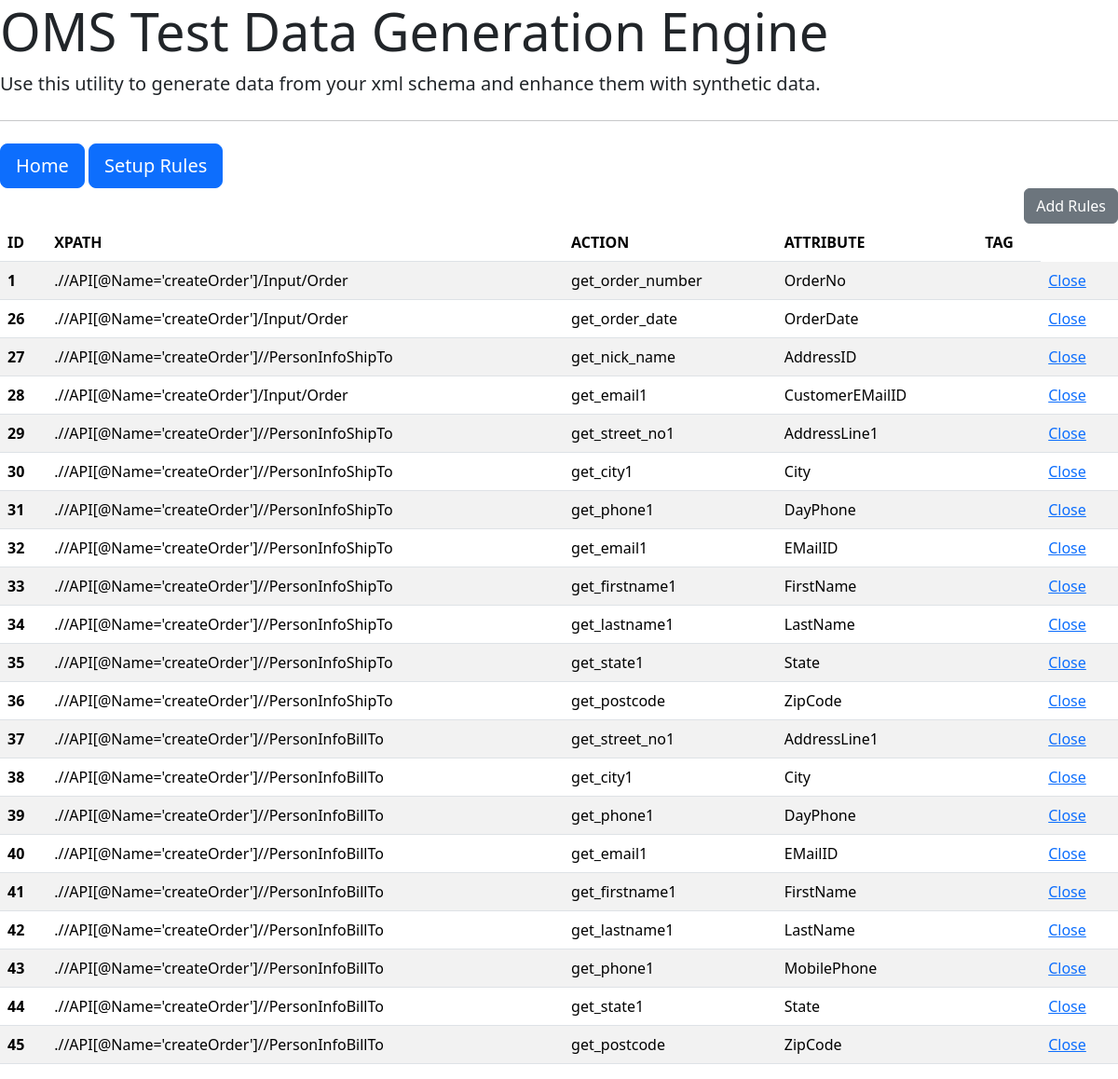
Before: /rules with the older database file.
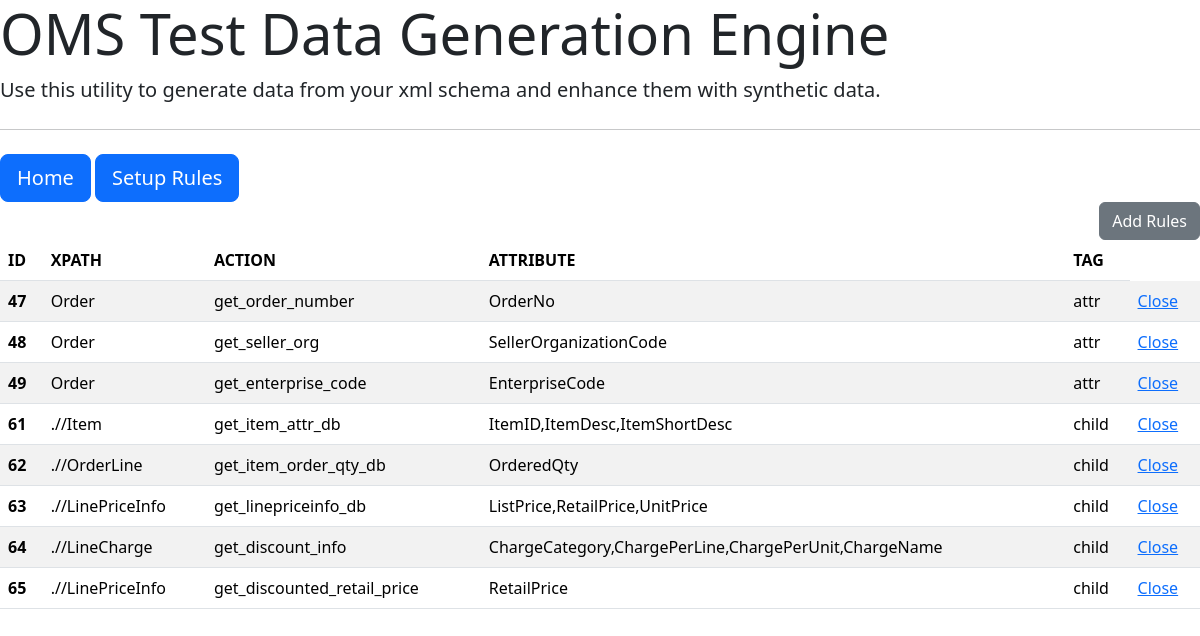
After: the same page with the newer database file.
### tables this page shows
CREATE TABLE rules_table 
(id INTEGER PRIMARY KEY AUTOINCREMENT,
xpath TEXT,
action TEXT,
attribute TEXT,
tag TEXT
);

### app.py (the view)
@app.route("/rules", methods=["GET", "POST"])
def rules():
    rules_data = query_db()
    return render_template("rules.html", rules_data=rules_data)

### app.py (called while the page is built)
def query_db():
    connie = sqlite3.connect(db_locale)
    c = connie.cursor()
    c.execute("""
    SELECT * FROM rules_table
    """)
    r_data = c.fetchall()
    return r_data

### templates/rules.html (shortened to what this page needs)
{% extends "base.html" %}
{% block content %}
<div class="d-grid gap-2 d-md-flex justify-content-md-end">
     <a class="btn btn-secondary" href="{{url_for('add_rules')}}" role="button">Add Rules</a>
</div>
<table class="table table-striped">
    <thead>
    <tr>
        <th scope="col">ID</th>
        <th scope="col">XPATH</th>
        <th scope="col">ACTION</th>
        <th scope="col">ATTRIBUTE</th>
        <th scope="col">TAG</th>
    </tr>
    </thead>
    <tbody>
    {% for r in rules_data %}
    <tr>
        <th scope="row">{{ r[0] }}</th>
        <td>{{ r[1] }}</td>
        <td>{{ r[2] }}</td>
        <td>{{ r[3] }}</td>
        <td>{{ r[4] }}</td>
        <td><a href="#" onclick="confirmDelete({{ r[0] }})">Close</a>
    </tr>
    {% endfor %}
    </tbody>
</table>
{% endblock %}

Changed rows visible on the page:
removed rules_table: id "1", xpath ".//API[@Name='createOrder']/Input/Order", action "get_order_number", attribute "OrderNo"
removed rules_table: id "26", xpath ".//API[@Name='createOrder']/Input/Order", action "get_order_date", attribute "OrderDate"
removed rules_table: id "27", xpath ".//API[@Name='createOrder']//PersonInfoShipTo", action "get_nick_name", attribute "AddressID"
removed rules_table: id "28", xpath ".//API[@Name='createOrder']/Input/Order", action "get_email1", attribute "CustomerEMailID"
removed rules_table: id "29", xpath ".//API[@Name='createOrder']//PersonInfoShipTo", action "get_street_no1", attribute "AddressLine1"
removed rules_table: id "30", xpath ".//API[@Name='createOrder']//PersonInfoShipTo", action "get_city1", attribute "City"
removed rules_table: id "31", xpath ".//API[@Name='createOrder']//PersonInfoShipTo", action "get_phone1", attribute "DayPhone"
removed rules_table: id "32", xpath ".//API[@Name='createOrder']//PersonInfoShipTo", action "get_email1", attribute "EMailID"
removed rules_table: id "33", xpath ".//API[@Name='createOrder']//PersonInfoShipTo", action "get_firstname1", attribute "FirstName"
removed rules_table: id "34", xpath ".//API[@Name='createOrder']//PersonInfoShipTo", action "get_lastname1", attribute "LastName"
removed rules_table: id "35", xpath ".//API[@Name='createOrder']//PersonInfoShipTo", action "get_state1", attribute "State"
removed rules_table: id "36", xpath ".//API[@Name='createOrder']//PersonInfoShipTo", action "get_postcode", attribute "ZipCode"
removed rules_table: id "37", xpath ".//API[@Name='createOrder']//PersonInfoBillTo", action "get_street_no1", attribute "AddressLine1"
removed rules_table: id "38", xpath ".//API[@Name='createOrder']//PersonInfoBillTo", action "get_city1", attribute "City"
removed rules_table: id "39", xpath ".//API[@Name='createOrder']//PersonInfoBillTo", action "get_phone1", attribute "DayPhone"
removed rules_table: id "40", xpath ".//API[@Name='createOrder']//PersonInfoBillTo", action "get_email1", attribute "EMailID"
removed rules_table: id "41", xpath ".//API[@Name='createOrder']//PersonInfoBillTo", action "get_firstname1", attribute "FirstName"
removed rules_table: id "42", xpath ".//API[@Name='createOrder']//PersonInfoBillTo", action "get_lastname1", attribute "LastName"
removed rules_table: id "43", xpath ".//API[@Name='createOrder']//PersonInfoBillTo", action "get_phone1", attribute "MobilePhone"
removed rules_table: id "44", xpath ".//API[@Name='createOrder']//PersonInfoBillTo", action "get_state1", attribute "State"
removed rules_table: id "45", xpath ".//API[@Name='createOrder']//PersonInfoBillTo", action "get_postcode", attribute "ZipCode"
added rules_table: id "47", xpath "Order", action "get_order_number", attribute "OrderNo", tag "attr"
added rules_table: id "48", xpath "Order", action "get_seller_org", attribute "SellerOrganizationCode", tag "attr"
added rules_table: id "49", xpath "Order", action "get_enterprise_code", attribute "EnterpriseCode", tag "attr"
added rules_table: id "61", xpath ".//Item", action "get_item_attr_db", attribute "ItemID,ItemDesc,ItemShortDesc", tag "child"
added rules_table: id "62", xpath ".//OrderLine", action "get_item_order_qty_db", attribute "OrderedQty", tag "child"
added rules_table: id "63", xpath ".//LinePriceInfo", action "get_linepriceinfo_db", attribute "ListPrice,RetailPrice,UnitPrice", tag "child"
added rules_table: id "64", xpath ".//LineCharge", action "get_discount_info", attribute "ChargeCategory,ChargePerLine,ChargePerUnit,ChargeName", tag "child"
added rules_table: id "65", xpath ".//LinePriceInfo", action "get_discounted_retail_price", attribute "RetailPrice", tag "child"
